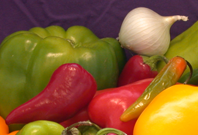
%> input picture 5th sem/image processing lab/college/onion.png, 198 x 135 px
$ octave day5p3.m   (GNU Octave 9; MATLAB toolbox functions it lacks are replaced by stand-ins)
%> lines starting %> are read from the running program, lines starting %| are printed output that depends on the picture
l=im2double(imread('onion.png'));
f1=fft(l); f2=fftshift(f1);
subplot(2,2,1); imshow(abs(f1));
%> after `imshow(abs(f1))`:
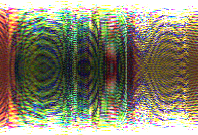
%> displayed picture: size 135x198x3, on the screen's scale of 0 to 255; mean R, G, B 136.8, 134.4, 112.5
title('Frequency Spectrum');
subplot(2,2,2); imshow(abs(f2));
%> after `imshow(abs(f2))`:
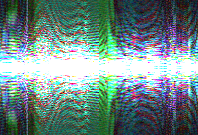
%> displayed picture: size 135x198x3, on the screen's scale of 0 to 255; mean R, G, B 112.5, 136.8, 134.4
title('Centered Spectrum');
f3=log(1+abs(f2));
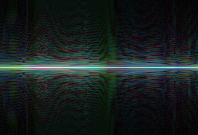
%> f3: size 135x198x3 double; mean R, G, B 0.444, 0.581, 0.565; drawn with min black and max white
subplot(2,2,3); imshow(f3); title('log(1+abs(f2))');
%> after `imshow(f3)`:
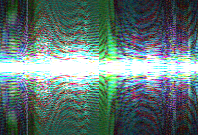
%> displayed picture: size 135x198x3, on the screen's scale of 0 to 255; mean R, G, B 97.2, 118.9, 116.4
l=fft2(f1); l1=real(l);
%> after `l1=real(l)`:
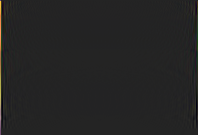
%> l1: size 135x198x3 double; mean R, G, B 58, 41.8, 14.9; drawn with min black and max white
subplot(2,2,4); imshow(l1);title(' 2-D FFT');
%> after `imshow(l1)`:
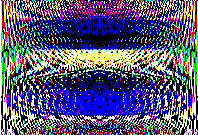
%> displayed picture: size 135x198x3, on the screen's scale of 0 to 255; mean R, G, B 88.7, 84.5, 125.3

$ run again, with 5th sem/image processing lab/college/image.jpeg saved as 5th sem/image processing lab/college/onion.png
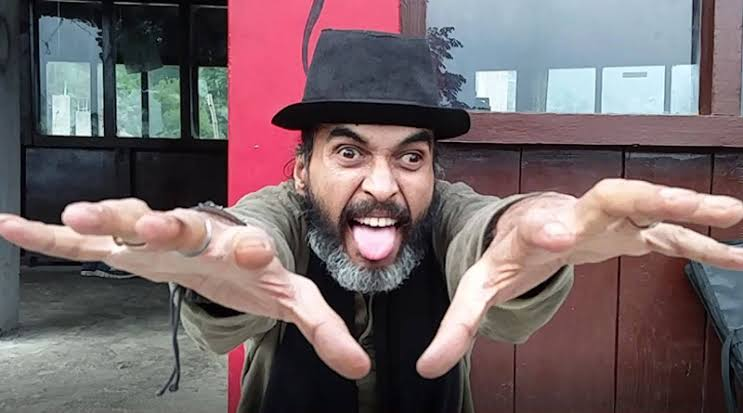
%> input picture 5th sem/image processing lab/college/image.jpeg, 743 x 413 px
%> `l1=real(l)`:
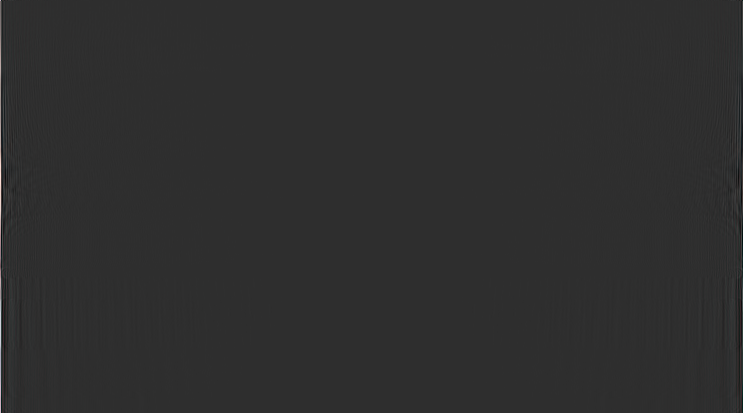
%> l1: size 413x743x3 double; mean R, G, B 146.9, 157.1, 164.2; drawn with min black and max white
%> `imshow(l1)`:
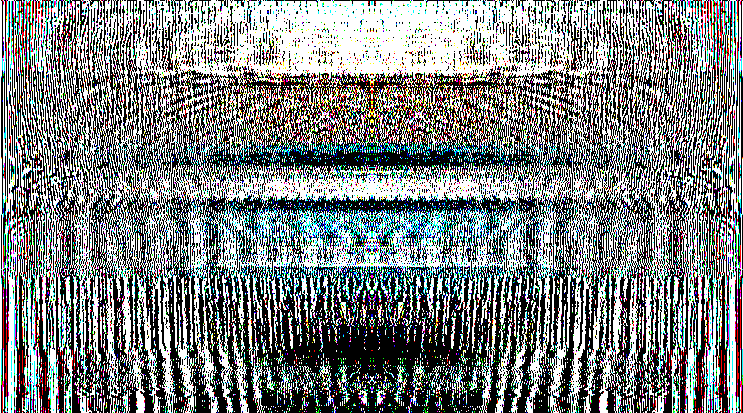
%> displayed picture: size 413x743x3, on the screen's scale of 0 to 255; mean R, G, B 124.1, 128.9, 128.6
